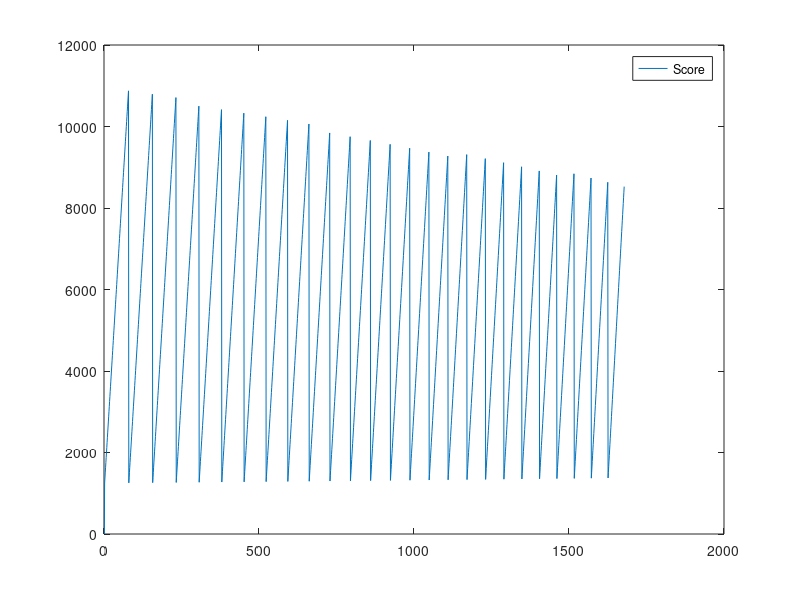
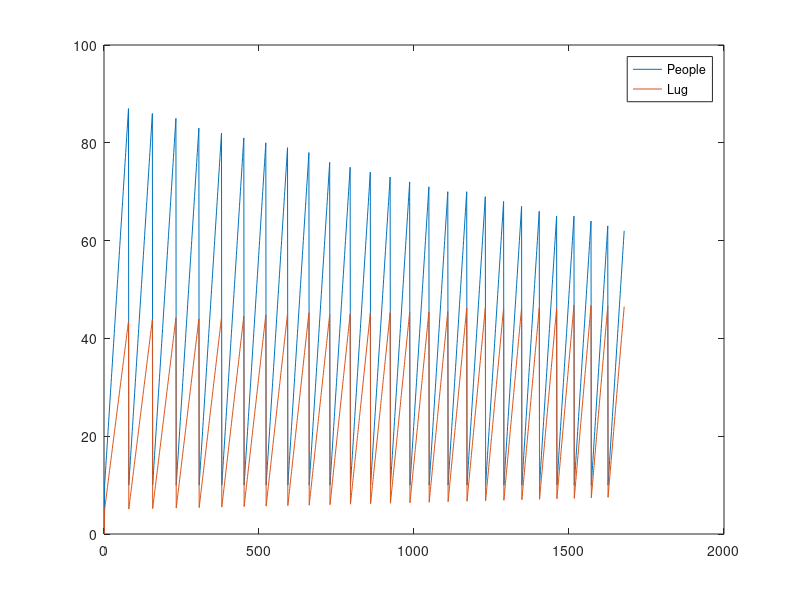

These figures' MATLAB source, in order:

clc;
clear all;

Score = 0;
People = 0;
Lug=0;

for i=.5:.01:.75
for P=10:1:100

C=P*i;
Q = (P*(.125))+(C);

if Q<55

S=(100*P)+(50*C);
    
Score = [Score S];
People = [People P];
Lug = [Lug C];

end 
end
end

figure (1)
plot(Score)
legend('Score')

figure (2)
plot(People)
hold on
plot(Lug)
hold on
legend('People','Lug')

WW = max(Score);
SCell=num2cell(Score);
L=cellfun(@(x) find(x==WW),SCell,'Un',0);
Location= find(not(cellfun('isempty',L)));

SL=Score(Location);
PL=People(Location);
LL=Lug(Location);
LR=LL/PL;
PW=55-LL;

slx=['Max Score = $',num2str(SL)];
plx=['Max People = ',num2str(PL)];
llx=['Max Luggage = ',num2str(LL)];
lrx=['Luggage Ratio = ',num2str(LR)];
pwx=['Plane Weight = ',num2str(PW)];

disp(slx)
disp(plx)
disp(llx)
disp(lrx)
disp(pwx)